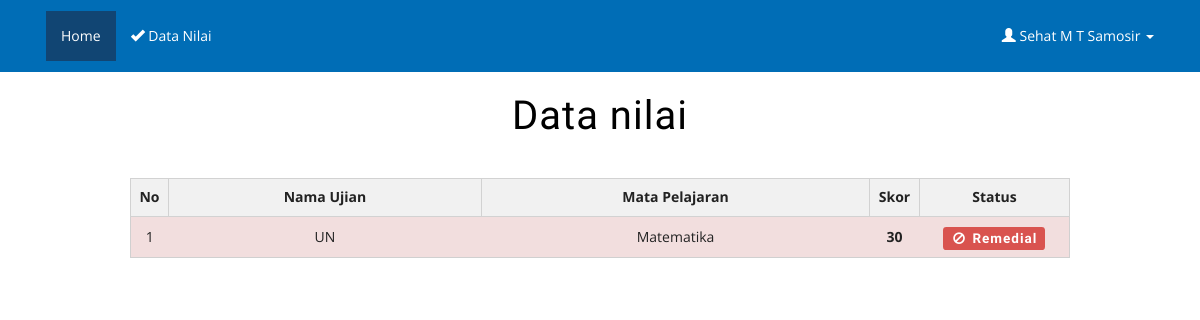
The page /datanilai.php (signed in) on the database as committed earlier.
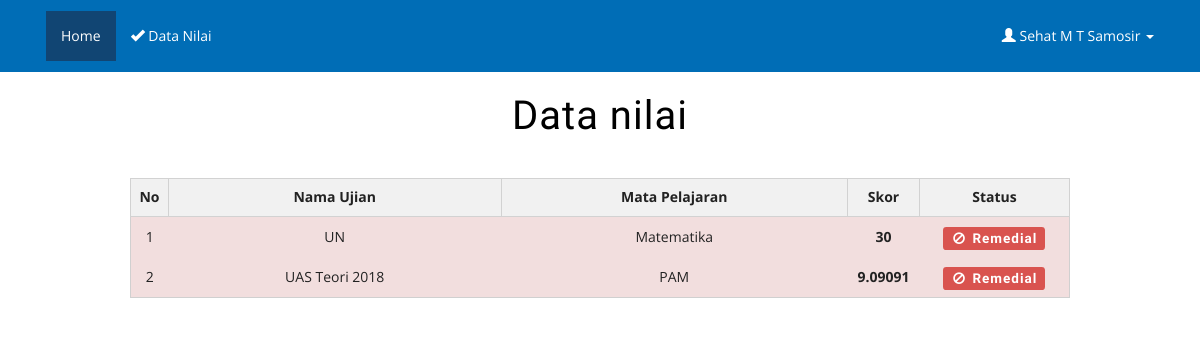
The same page on the database as committed later.
### tables this page shows
CREATE TABLE IF NOT EXISTS `nilai` (
  `id_nilai` int(11) NOT NULL,
  `id_ujian` int(11) DEFAULT NULL,
  `id_user` bigint(20) DEFAULT NULL,
  `nilai` float NOT NULL
);

CREATE TABLE IF NOT EXISTS `ujian` (
  `id_ujian` int(11) NOT NULL,
  `nama_ujian` varchar(300) NOT NULL,
  `id_mapel` int(11) NOT NULL,
  `status` int(11) NOT NULL,
  `total` int(11) NOT NULL
);

CREATE TABLE IF NOT EXISTS `mapel` (
  `id_mapel` int(11) NOT NULL,
  `nama` varchar(50) NOT NULL
);

### datanilai.php (the view, shortened to what this page needs)
<?php
	include 'common/header.php';
	$username	= $_SESSION['username'];
	$query_user 	= mysql_query("SELECT * FROM user WHERE username='$username'");
	$data_user  	= mysql_fetch_array($query_user);
	$id_user		= $data_user['user_id'];
	$query_nilai 	= mysql_query("SELECT * FROM nilai WHERE id_user='$id_user'");
	$no = 1;
?>
<head>
</head>
<body>
<div class="check-out">
	<div class="container">
		<div class="spec" style="margin-left: 100px; margin-right: 100px;">
			<h3>Data nilai</h3>
			<table class="table">
				<tr>
					<th class="t-head" width="10"><center>No</center></th>
					<th class="t-head"><center>Nama Ujian</center></th>
					<th class="t-head"><center>Mata Pelajaran</center></th>
					<th class="t-head" width="50"><center>Skor</center></th>
					<th class="t-head" width="150"><center>Status</center></th>
		  		</tr>
		  		<?php if (mysql_num_rows($query_nilai)==0) { ?>
		  		<tr><td colspan="6" class="t-data">Tidak ada Nilai.</td></tr>
		  		<?php }else{
				  		while ($detail = mysql_fetch_array($query_nilai,MYSQL_ASSOC) ) {
				  				$id_ujian = $detail['id_ujian'];
				  				$query_ujian 	= mysql_query("SELECT * FROM ujian WHERE id_ujian='$id_ujian'");
								$data_ujian  	= mysql_fetch_array($query_ujian);
								$nama_ujian		= $data_ujian['nama_ujian'];
								$id_mapel		= $data_ujian['id_mapel'];
								$query_mapel 	= mysql_query("SELECT * FROM mapel WHERE id_mapel='$id_mapel'");
								$data_mapel  	= mysql_fetch_array($query_mapel);
								$nama_mapel		= $data_mapel['nama'];
						if ($detail['nilai'] > 75) { ?>
							<tr class="cross alert-success">
						<?php }else { ?>
							<tr class="cross alert-danger">
						<?php } ?>
				  			<td class="t-data"><center><?php echo $no; $no++ ?></center></td>
					 		<td class="t-data"><center><?php echo($nama_ujian) ?></center></td>
					 		<td class="t-data"><center><?php echo($nama_mapel) ?></center></td>
							<td class="t-data"><center><b><?php echo($detail['nilai']) ?></b></center></td>
							<?php if ($detail['nilai'] > 75) { ?>
								<td class="t-data"><h4><label class="label label-success"><i class="fa fa-check-circle fa-fw"></i> Lulus</label></h4></td>
							<?php } else { ?>
								<td class="t-data"><h4><label class="label label-danger"><i class="fa fa-ban fa-fw"></i> Remedial</label></h4></td>
							<?php } ?>
				  		</tr>
		  		<?php }} ?>
			</table>
		 </div>
	</div>
</div>

### common/header.php (shortened to what this page needs)
<!DOCTYPE html>
<html lang="en">
<head>
	<link href="css/bootstrap.css" rel="stylesheet" type="text/css" media="all" />
	<link rel="stylesheet" href="css/style.css" type="text/css" media="all" />
	<link rel="stylesheet" href="css/font-awesome.min.css" type="text/css" media="all" />
	<link rel="stylesheet" href="css/font-awesome.css" type="text/css" media="all" />
	<link rel="stylesheet" href="css/fontawesome.css" type="text/css" media="all" />
</head>
<div class="header-bottom-w3ls" id="navbar" style="z-index: 1;">
	<div class="container-fluid">
		<div class="col-md-12 navigation-agileits">
			<nav class="navbar navbar-default">
			  	<div class="collapse navbar-collapse" id="bs-megadropdown-tabs">
			    	<ul class="nav navbar-nav">
					<?php if ($_SESSION['role']=="siswa") { ?>
						<li class=" active"><a href="index.php" class="hyper "><span>Home</span></a></li>
						<?php if (isset($_SESSION['username'])) { ?>
						    <li><a href="datanilai.php"><span class="glyphicon glyphicon-ok"></span> Data Nilai</a></li>
						<?php }
						} elseif ($_SESSION['role']=="guru") { ?>
						<li class=" active"><a href="index-guru.php" class="hyper "><span>Dashboard</span></a></li>
						<li><a href="pilihujian.php"><span class="glyphicon glyphicon-pencil"></span> Ujian</a></li>
						<li><a href="pilihlatihan.php"><span class="glyphicon glyphicon-pencil"></span> Latihan</a></li>
					<?php } elseif ($_SESSION['role']=="admin") { ?>
						<li class=" active"><a href="index-admin.php" class="hyper "><span>Dashboard</span></a></li>
					<?php } ?>
			    	</ul>
			    	<ul class="nav navbar-nav navbar-right">
			    			<?php
								if(!isset($_SESSION['username'])) { ?>
									<li><a href="masuk.php"><span class="glyphicon glyphicon-log-in"></span> Masuk</a></li>
									<li><a href="daftar.php"><span class="glyphicon glyphicon-user"></span> Daftar</a></li>
							<?php
								}
								else{?>
									<li class="dropdown">
										<a href="#" class="dropdown-toggle" data-toggle="dropdown"><span class="glyphicon glyphicon-user"></span> <?php echo($_SESSION['nama']) ?> <b class="caret"></b></a>
									</li>
							<?php
								}
							?>
			    	</ul>
			  	</div>
			</nav>
		</div>
	</div>
</div>

### css/style.css (style rules this page uses)
body { padding: 0; margin: 0; background: #FFF; font-family: 'open Sans', sans-serif; }
body a { transition: 0.5s all; -webkit-transition: 0.5s all; -moz-transition: 0.5s all; -o-transition: 0.5s all; -ms-transition: 0.5s all; text-decoration: none; }
h1, h2, h3, h4, h5, h6 { margin: 0; padding: 0; text-align: center; font-family: 'Source Sans Pro', sans-serif; letter-spacing:1px; }
ul { margin:0; padding:0; }
label { margin:0; }
.header-bottom-w3ls { background: #006db6; padding:10px 0; }
.navbar-default { border-color: transparent; }
.navbar-default .navbar-nav > .active > a, .navbar-default .navbar-nav > .active > a:hover, .navbar-default .navbar-nav > .active > a:focus { color: #fff; background-color:#114573; }
.navbar { margin-bottom:0; }
.banner-bootom-w3-agileits,.top-products,.fandt,.top-brands,.newsletter,.footer,.content,.contact,.about,.team,.main-grid-border,.faq,.products,.collpse.tabs,.login,.check-out,.payment { padding:22px 0; }
.top-products h3,.features h3,.top-brands h3,.contact h3,.about h3,.team h3,h3.agileits-icons-title,.faq h3,.products h3,.login h3,.check-out h3,.payment h3 { font-size:40px; color:#000; margin-bottom:40px; }
.table > thead > tr > th, .table > tbody > tr > th, .table > tfoot > tr > th, .table > thead > tr > td, .table > tbody > tr > td, .table > tfoot > tr > td { border:none; }
table.table { width: 100%; border: 1px solid #D0D0D0; }
td.t-data { border: 1px solid #D2D2D2; padding: 10px !important; color:#000; vertical-align: middle !important; font-size: 1em !important; }
th.t-head { background: #F1F1F1; color: #FFFFFF; font-size: 1em !important; padding: 0.6em !important; border: 1px solid #D2D2D2 !important; }
.table > thead > tr > th, .table > tbody > tr > th, .table > tfoot > tr > th, .table > thead > tr > td, .table > tbody > tr > td, .table > tfoot > tr > td { color: #222222; }

Rows that differ between the two databases and show on the page:
added nilai: id_ujian.nama_ujian "UAS Teori 2018", mapel.nama "PAM", nilai "9.09091", shows "Remedial"
